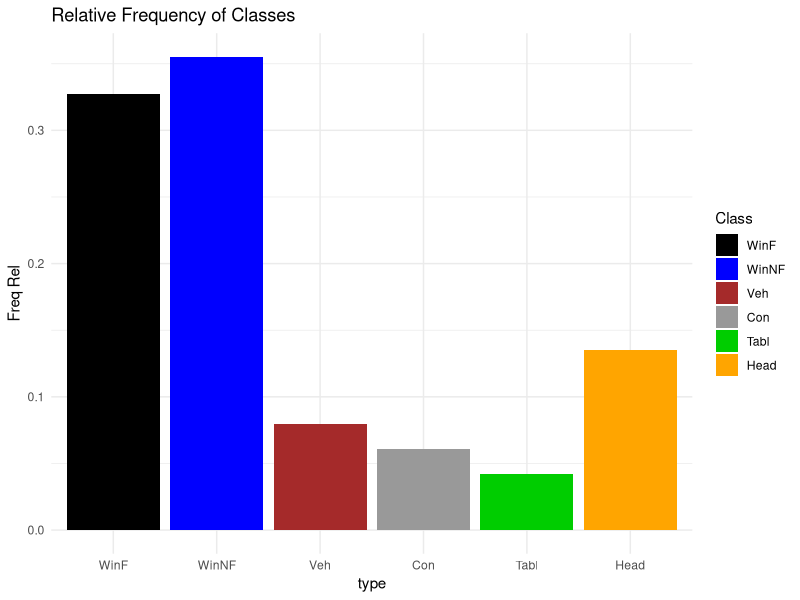
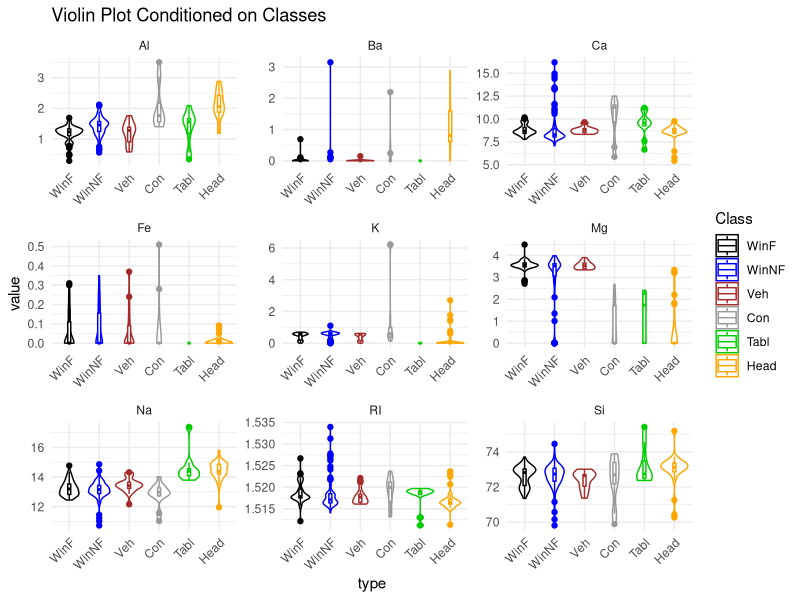
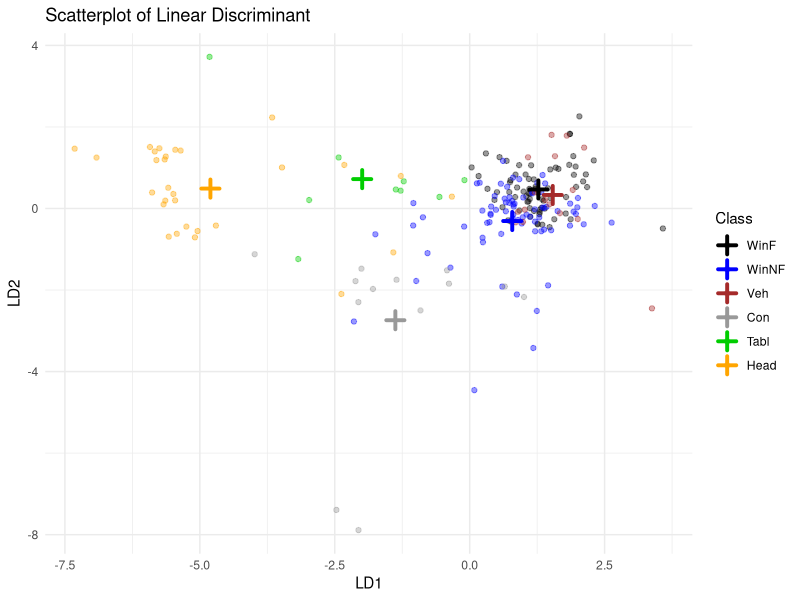
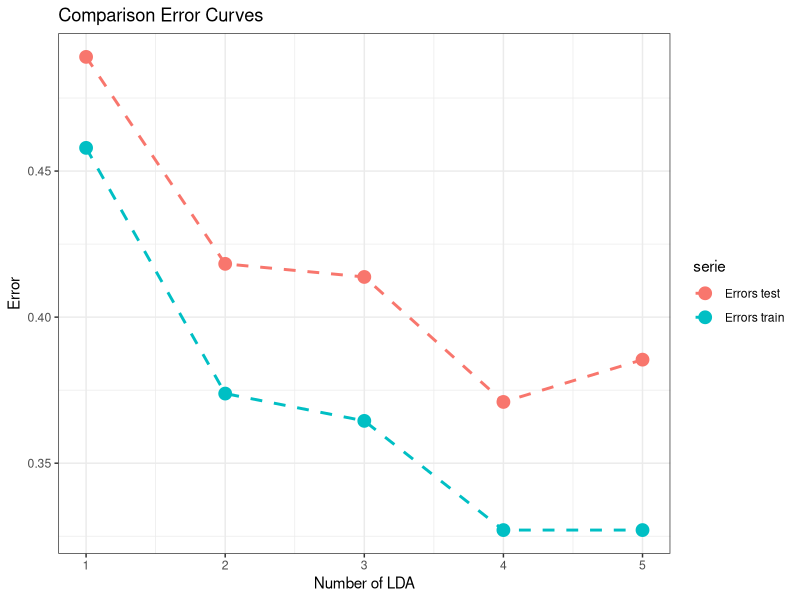

These figures' R source, in order:
## ---- chunk 1
knitr::opts_chunk$set(echo = TRUE)
## ---- chunk 2
library(tidyverse)
library(MASS)
library(ellipse)
library(nnet)
library(class)
library(mclust)
## ---- chunk 3
glass<-read.table("data/glass.txt",header=T)
glass$type<-factor(glass$type)
levels(glass$type)<-c("WinF","WinNF","Veh","Con","Tabl","Head")
table(glass$type)
## ---- chunk 4
dim(glass)
## ---- chunk 5
head(glass)
## ---- chunk 6
glass %>% is.na() %>% sum()
## ---- chunk 7
table(glass$type) %>%t() %>% apply(1,function(x) x/sum(x)) %>% t()
## ---- chunk 8
lookup<-c("black", "blue", "brown", "gray60",
"green3", "orange")
names(lookup)<-as.character(unique(glass$type))
## ---- chunk 9
#bar plot freq relative
glass %>%
  ggplot(aes(x = type, y = after_stat(count)/sum(after_stat(count)), fill = type)) + 
  geom_bar() +
  labs(title = "Relative Frequency of Classes",y = "Freq Rel")+
  scale_color_manual(values = lookup, aesthetics = "fill", name = "Class")+
  theme_minimal()
## ---- chunk 10
glass %>%
  gather(key = Measure, value = value, -type )  %>%
  ggplot(aes(x = type, y= value, color = 
               type)) +
  scale_color_manual(values = lookup, name = "Class")+
  geom_violin(trim = T)+ 
  geom_boxplot(width=0.1) + 
  facet_wrap( ~ Measure ,scales = "free", ncol =3)+
  labs(title = "Violin Plot Conditioned on Classes") +
  theme_minimal()+
  theme(axis.text.x = element_text(angle = 45, hjust = 1))
## ---- chunk 11
lda.fit<-lda(glass$type ~ . ,data=glass)
lda.fit
## ---- chunk 12
diag(diag(cov(glass[,1:9])** (1/2))) %*% lda.fit$scaling 
## ---- chunk 13
lda.pred  <-predict(lda.fit,glass)
training_error <- mean(lda.pred$class != glass$type )
training_error
## ---- chunk 14
lda.pred  <-predict(lda.fit,glass)
conf.mat<-table(predicted=lda.pred$class,true=glass$type)
conf.mat2<-addmargins(conf.mat)
conf.mat2
## ---- chunk 15
conf.mat<-apply(conf.mat,2,function(x) x/sum(x))
conf.mat
## ---- chunk 16
diag(conf.mat)
## ---- chunk 17
cv.index <- read.csv("data/groupCV.txt",header = F)
glass$cv.index <- cv.index[,]
## ---- chunk 18
errors <- rep(NA,10)
for (i in (1:10)){
  training_set <- glass[cv.index != i, ]  
  test_set <- glass[cv.index == i, ]  
  lda.fit.cv <-lda(training_set$type ~ . , data= training_set[,1:10])
  lda.pred.cv <- predict(lda.fit.cv,newdata = test_set[,1:10])
  errors[i]<-mean(lda.pred.cv$class != test_set$type )
}
mean(errors)
## ---- chunk 19
lookup<-c("black", "blue", "brown", "gray60",
"green3", "orange")
names(lookup)<-as.character(unique(glass$type))
lookup
## ---- chunk 20
data.col<-lookup[glass$type]
means.hat.z<-aggregate(lda.pred$x,by=list(glass$type),FUN=mean)
#plot(LD2~LD1, 
     #data=lda.pred$x[,1:2],pch=16,col=data.col)
#points(means.hat.z[,1],means.hat.z[,2],pch=21,bg=lookup,cex=1.5, lwd=2, col="red")

LDscores <-tibble(
  LD1 = lda.pred$x[,1],
  LD2 = lda.pred$x[,2],
  TYPE = glass$type,
)

LDscores %>%
  ggplot(mapping=aes(x = LD1, y = LD2,col = TYPE))+
  geom_point( alpha  =0.4)+
  scale_color_manual(values = data.col, name = "Class")+
  geom_point(data = tibble(means.hat.z)[,1:3],
    aes(x= LD1, y= LD2, colour = Group.1),           
    shape  = 3,                         
    size   = 3,
    stroke = 2 
  )+
  labs(title = "Scatterplot of Linear Discriminant") +
  theme_minimal()

## ---- chunk 21
errors.train.reduced<- rep(NA,5)
errors.test.reduced<- rep(NA,5)

for (j in (1:5)){
  errors.test<- rep(NA,10)

  for (i in (1:10)){
    training_set <- glass %>% filter(cv.index != i) 
    test_set <- glass %>% filter(cv.index == i) 
    
    lda.fit.cv <-lda(training_set$type ~ .  , data= training_set[,1:10])
    lda.pred.test.cv <- predict(lda.fit.cv,test_set[,1:10], dim = j )
    errors.test[i]<-mean(lda.pred.test.cv$class != test_set$type )

  }
  
  lda.pred<-predict(lda.fit,glass,dimen=j)
  errors.train.reduced[j]<-mean(lda.pred$class!=glass$type)
  errors.test.reduced[j]<-mean(errors.test)
}
errors.test.reduced
errors.train.reduced
## ---- chunk 22
df <- data.frame(
  iter  = rep(seq_along(errors.train.reduced), 2),
  error = c(errors.train.reduced, errors.test.reduced),
  serie = rep(c("Errors train", "Errors test"), each = length(errors.train.reduced))
)

ggplot(df, aes(iter, error, colour = serie)) +
  geom_line(linewidth = 1, linetype= 2) +
  geom_point(size   = 4)+
  labs(x = "Number of LDA", y = "Error",
       title = "Comparison Error Curves") +
  theme_bw()

## ---- chunk 23
library(e1071) 
library(caTools)
library(ggplot2)
library(class)

errors <- rep(NA,10)
errorsKNN <- matrix(rep(NA,100),ncol= 10 , nrow= 50 ) 

for (i in (1:10)){
  training_set <- glass %>% filter(cv.index != i)  %>% dplyr::select(-cv.index)
  test_set <- glass %>% filter(cv.index == i)  %>%dplyr::select(-cv.index)
  mod<-svm(training_set$type ~ . ,data=training_set)
  errors[i]<-mean(predict(mod,test_set) != test_set$type )
 
  mu<- colMeans(training_set[1:9])
  va<- diag(cov(training_set[1:9]))
  training_scale <- cbind( training_set[1:9] %>% scale() , training_set[10]) 
  test_scale<- cbind(test_set[1:9] %>% scale(center= mu, scale =va) , test_set[10])
  
  for (j in (1:50)){
  test_pred <- knn(
                 train = training_set[1:9], 
                 test = test_set[1:9],
                 cl = training_scale$type, 
                 k= j
                 )
  errorsKNN[j,i]<-mean(test_pred != test_scale$type )
  }
}
mean(errors)
apply(errorsKNN, 1 , FUN=mean ) 
